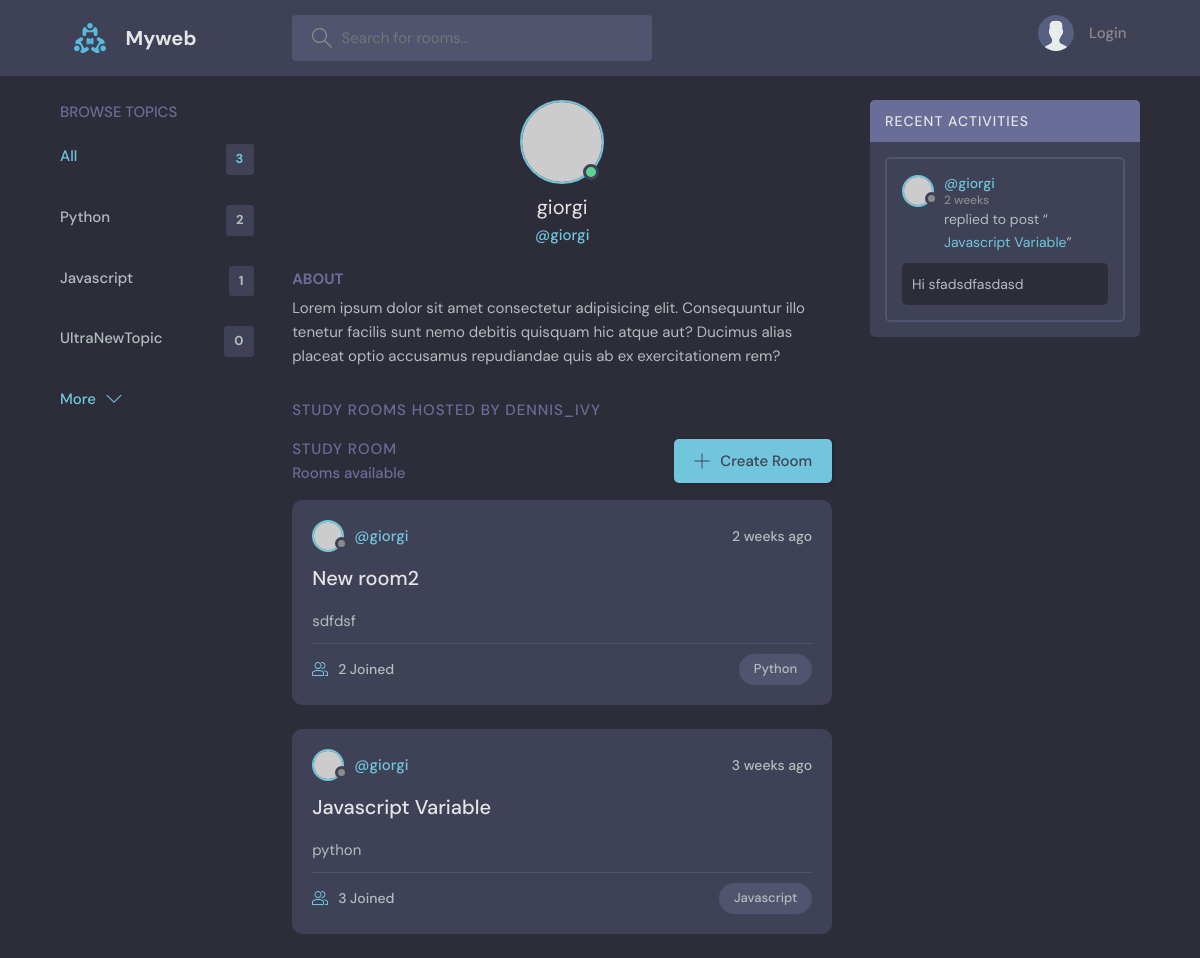
The app's page /profile/2/ with its own data.
### base/models.py (models this page shows, shortened)
class Topic(models.Model):
    name = models.CharField(max_length=200)

class Room(models.Model):
    host = models.ForeignKey(User, on_delete=models.SET_NULL, null=True)
    topic = models.ForeignKey(Topic, on_delete=models.SET_NULL, null=True)
    name = models.CharField(max_length=150)
    description = models.TextField(null=True, blank=True)
    participants = models.ManyToManyField(User, related_name='participants', null=True)
    updated = models.DateTimeField(auto_now=True)
    created = models.DateTimeField(auto_now_add=True)
    class Meta:
        ordering = ['-updated', '-created']
    def __str__(self):
        return self.name

class Messages(models.Model):
    user = models.ForeignKey(User, on_delete=models.CASCADE)
    room = models.ForeignKey(Room, on_delete=models.CASCADE)
    body = models.TextField()
    updated = models.DateTimeField(auto_now=True)
    created = models.DateTimeField(auto_now_add=True)
    class Meta:
        ordering = ['-updated', '-created']

### base/views.py (the view)
# urls.py: path('profile/<str:pk>/', views.user_profile, name='user-profile'),
def user_profile(request, pk):
    user = User.objects.get(id=pk)
    rooms = user.room_set.all()
    room_messages = user.messages_set.all()
    topics = Topic.objects.all()
    context = {'user': user, "rooms": rooms, "room_messages": room_messages, "topics": topics}
    return render(request, "base/profile.html", context)

### base/templates/base/profile.html (shortened to what this page needs)
{% extends 'main.html' %}
{% block content %}
<main class="profile-page layout layout--3">
    <div class="container">
      {% include 'base/topics_component.html' %}
      <div class="roomList">
        <div class="profile">
          <div class="profile__avatar">
            <div class="avatar avatar--large active">
              <img src="https://randomuser.me/api/portraits/men/11.jpg" />
            </div>
          </div>
          <div class="profile__info">
            <h3>{{ user.username }}</h3>
            <p>@{{ user.username }}</p>
          </div>
          <div class="profile__about">
            <h3>About</h3>
            <p>
              Lorem ipsum dolor sit amet consectetur adipisicing elit. Consequuntur illo tenetur
              facilis sunt nemo debitis quisquam hic atque aut? Ducimus alias placeat optio
              accusamus repudiandae quis ab ex exercitationem rem?
            </p>
          </div>
        </div>
        <div class="roomList__header">
          <div>
            <h2>Study Rooms Hosted by dennis_ivy</a>
            </h2>
          </div>
        </div>
        {% include 'base/feed_component.html' %}
      </div>
      {% include 'base/activity_component.html' %}
    </div>
</main>
{% endblock %}

### base/templates/base/topics_component.html
<div class="topics">
          <div class="topics__header">
            <h2>Browse Topics</h2>
          </div>
          <ul class="topics__list">
            <li>
              <a href="{% url 'home' %}" class="active">All <span>{{ topics.count }}</span></a>
            </li>
            {% for topic in topics %}
                <li>
                  <a href="{% url 'home' %}?q={{ topic.name }}">{{ topic.name }} <span>{{ topic.room_set.all.count }}</span></a>
                </li>
            {% endfor %}
          </ul>
          <a class="btn btn--link" href="{% url 'topics' %}">
            More
            <svg version="1.1" xmlns="http://www.w3.org/2000/svg" width="32" height="32" viewBox="0 0 32 32">
              <title>chevron-down</title>
              <path d="M16 21l-13-13h-3l16 16 16-16h-3l-13 13z"></path>
            </svg>
          </a>
        </div>

### base/templates/base/feed_component.html (shortened to what this page needs)
<div class="roomList">
          <div class="roomList__header">
            <div>
              <h2>Study Room</h2>
              <p>{{room_count}} Rooms available</p>
            </div>
            <a class="btn btn--main" href="{% url 'create-room' %}">
              <svg version="1.1" xmlns="http://www.w3.org/2000/svg" width="32" height="32" viewBox="0 0 32 32">
                <title>add</title>
                <path
                  d="M16.943 0.943h-1.885v14.115h-14.115v1.885h14.115v14.115h1.885v-14.115h14.115v-1.885h-14.115v-14.115z"
                ></path>
              </svg>
              Create Room
            </a>
          </div>
          {% for room in rooms %}
            <div class="roomListRoom">
            <div class="roomListRoom__header">
              <a href="{% url 'user-profile' room.host.id %}" class="roomListRoom__author">
                <div class="avatar avatar--small">
                  <img src="https://randomuser.me/api/portraits/women/11.jpg" />
                </div>
                <span>@{{ room.host.username }}</span>
              </a>
              <div class="roomListRoom__actions">
                <span>{{ room.created|timesince }} ago</span>
              </div>
            </div>
            <div class="roomListRoom__content">
              <a href="{% url 'room' room.id %}">{{ room.name }}</a>
              <p>
                {{ room.description }}
              </p>
            </div>
            <div class="roomListRoom__meta">
              <a href="{% url 'room' room.id %}" class="roomListRoom__joined">
                {{ room.participants.all.count }} Joined
              </a>
              <p class="roomListRoom__topic">{{ room.topic.name }}</p>
            </div>
          </div>
          {% endfor %}
</div>

### base/templates/base/activity_component.html (shortened to what this page needs)
<div class="activities">
          <div class="activities__header">
            <h2>Recent Activities</h2>
          </div>
          {% for message in room_messages %}
            <div class="activities__box">
            <div class="activities__boxHeader roomListRoom__header">
              <a href="{% url 'user-profile' message.user.id %}" class="roomListRoom__author">
                <div class="avatar avatar--small">
                  <img src="https://randomuser.me/api/portraits/women/11.jpg" />
                </div>
                <p>
                  @{{ message.user }}
                  <span>{{ message.created|timesince }}</span>
                </p>
              </a>
            </div>
            <div class="activities__boxContent">
              <p>replied to post “<a href="{% url 'room' message.room.id %}">{{ message.room }}</a>”</p>
              <div class="activities__boxRoomContent">
                {{message.body}}
              </div>
            </div>
          </div>
          {% endfor %}
        </div>

### records on screen
Topic: name "Python", room_set.all.count "2"
Topic: name "Javascript", room_set.all.count "1"
Topic: name "UltraNewTopic", room_set.all.count "0"
Room: host.username "giorgi", created "2 weeks", name "New room2", description "sdfdsf", participants.all.count "2", topic.name "Python"
Room: host.username "giorgi", created "3 weeks", name "Javascript Variable", description "python", participants.all.count "3", topic.name "Javascript"
Messages: user "giorgi", created "2 weeks", room "Javascript Variable", body "Hi sfadsdfasdasd"

### other values on screen
{{ topics.count }} "3"
{{ user.username }} "giorgi"
